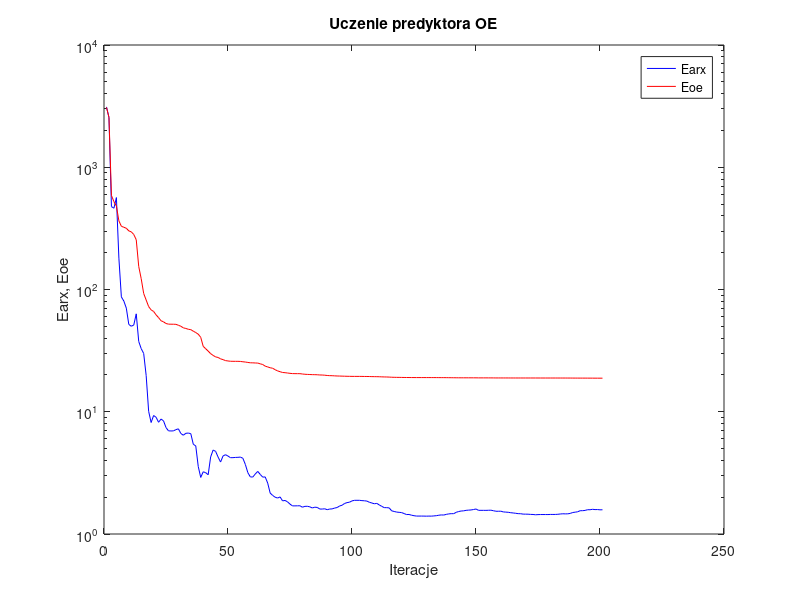
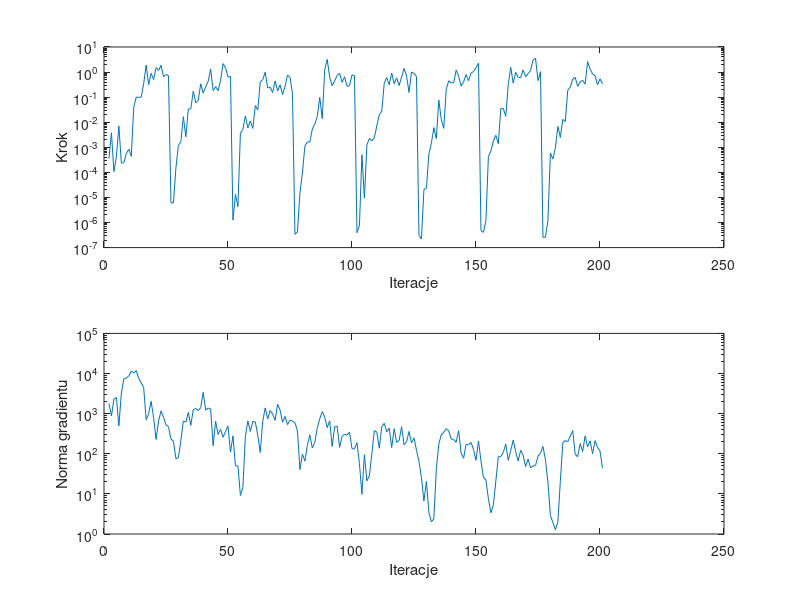

These figures' MATLAB source, in order:
%uczenie predyktora oe
clear all;
n=0; farx(n+1)=3.117366e+003; foe(n+1)=3.089631e+003; wspucz(n+1)=0.000000e+000; ng(n+1)=0.000000e+000;
%odnowa zmiennej metryki
n=1; farx(n+1)=2.548719e+003; foe(n+1)=2.564588e+003; krok(n+1)=3.534374e-004; ng(n+1)=1.788143e+003;
n=2; farx(n+1)=4.764612e+002; foe(n+1)=5.877811e+002; krok(n+1)=3.816075e-003; ng(n+1)=8.753729e+002;
n=3; farx(n+1)=4.623189e+002; foe(n+1)=5.229704e+002; krok(n+1)=1.067624e-004; ng(n+1)=2.304153e+003;
n=4; farx(n+1)=5.650863e+002; foe(n+1)=4.812537e+002; krok(n+1)=4.235557e-004; ng(n+1)=2.522332e+003;
n=5; farx(n+1)=1.805493e+002; foe(n+1)=3.644767e+002; krok(n+1)=7.117955e-003; ng(n+1)=4.930392e+002;
n=6; farx(n+1)=8.701960e+001; foe(n+1)=3.289185e+002; krok(n+1)=2.326282e-004; ng(n+1)=3.289881e+003;
n=7; farx(n+1)=8.041404e+001; foe(n+1)=3.229583e+002; krok(n+1)=2.450232e-004; ng(n+1)=7.302985e+003;
n=8; farx(n+1)=7.038781e+001; foe(n+1)=3.169381e+002; krok(n+1)=5.635193e-004; ng(n+1)=7.734667e+003;
n=9; farx(n+1)=5.178088e+001; foe(n+1)=3.016014e+002; krok(n+1)=8.336543e-004; ng(n+1)=8.710964e+003;
n=10; farx(n+1)=5.006474e+001; foe(n+1)=2.962036e+002; krok(n+1)=4.395065e-004; ng(n+1)=1.143711e+004;
n=11; farx(n+1)=5.121318e+001; foe(n+1)=2.819219e+002; krok(n+1)=3.961637e-002; ng(n+1)=1.031961e+004;
n=12; farx(n+1)=6.322678e+001; foe(n+1)=2.553646e+002; krok(n+1)=1.008497e-001; ng(n+1)=1.181237e+004;
n=13; farx(n+1)=3.759387e+001; foe(n+1)=1.543688e+002; krok(n+1)=9.781251e-002; ng(n+1)=7.614930e+003;
n=14; farx(n+1)=3.283795e+001; foe(n+1)=1.226268e+002; krok(n+1)=1.001107e-001; ng(n+1)=5.828008e+003;
n=15; farx(n+1)=2.997716e+001; foe(n+1)=9.274454e+001; krok(n+1)=3.465039e-001; ng(n+1)=4.453480e+003;
n=16; farx(n+1)=1.979962e+001; foe(n+1)=8.202380e+001; krok(n+1)=1.890784e+000; ng(n+1)=7.089864e+002;
n=17; farx(n+1)=1.008036e+001; foe(n+1)=7.248123e+001; krok(n+1)=3.118100e-001; ng(n+1)=9.967931e+002;
n=18; farx(n+1)=8.166176e+000; foe(n+1)=6.815764e+001; krok(n+1)=8.904025e-001; ng(n+1)=2.036506e+003;
n=19; farx(n+1)=9.315758e+000; foe(n+1)=6.612511e+001; krok(n+1)=5.045340e-001; ng(n+1)=7.877495e+002;
n=20; farx(n+1)=9.017333e+000; foe(n+1)=6.205385e+001; krok(n+1)=1.497514e+000; ng(n+1)=2.274884e+002;
n=21; farx(n+1)=8.204096e+000; foe(n+1)=5.887293e+001; krok(n+1)=1.164353e+000; ng(n+1)=6.541356e+002;
n=22; farx(n+1)=8.716634e+000; foe(n+1)=5.551568e+001; krok(n+1)=1.841069e+000; ng(n+1)=1.171985e+003;
n=23; farx(n+1)=8.423606e+000; foe(n+1)=5.438088e+001; krok(n+1)=6.522451e-001; ng(n+1)=8.161378e+002;
n=24; farx(n+1)=7.424495e+000; foe(n+1)=5.270889e+001; krok(n+1)=8.008859e-001; ng(n+1)=5.207921e+002;
n=25; farx(n+1)=6.979291e+000; foe(n+1)=5.207470e+001; krok(n+1)=7.238598e-001; ng(n+1)=4.764015e+002;
%odnowa zmiennej metryki
n=26; farx(n+1)=6.964245e+000; foe(n+1)=5.202165e+001; krok(n+1)=6.086939e-006; ng(n+1)=2.317583e+002;
n=27; farx(n+1)=6.976593e+000; foe(n+1)=5.198591e+001; krok(n+1)=6.028428e-006; ng(n+1)=2.056863e+002;
n=28; farx(n+1)=7.141001e+000; foe(n+1)=5.190419e+001; krok(n+1)=1.540600e-004; ng(n+1)=7.482267e+001;
n=29; farx(n+1)=7.248725e+000; foe(n+1)=5.099448e+001; krok(n+1)=1.190569e-003; ng(n+1)=8.047159e+001;
n=30; farx(n+1)=6.633657e+000; foe(n+1)=5.003516e+001; krok(n+1)=1.667309e-003; ng(n+1)=2.171412e+002;
n=31; farx(n+1)=6.427689e+000; foe(n+1)=4.854644e+001; krok(n+1)=1.660195e-002; ng(n+1)=6.520765e+002;
n=32; farx(n+1)=6.663985e+000; foe(n+1)=4.801769e+001; krok(n+1)=2.616629e-003; ng(n+1)=6.147514e+002;
n=33; farx(n+1)=6.694290e+000; foe(n+1)=4.727727e+001; krok(n+1)=3.338729e-002; ng(n+1)=1.070644e+003;
n=34; farx(n+1)=6.617755e+000; foe(n+1)=4.694534e+001; krok(n+1)=3.432277e-002; ng(n+1)=5.108369e+002;
n=35; farx(n+1)=5.424317e+000; foe(n+1)=4.561918e+001; krok(n+1)=1.742650e-001; ng(n+1)=1.265015e+003;
n=36; farx(n+1)=5.252302e+000; foe(n+1)=4.444993e+001; krok(n+1)=6.002401e-002; ng(n+1)=1.337405e+003;
n=37; farx(n+1)=3.568115e+000; foe(n+1)=4.310362e+001; krok(n+1)=7.439834e-002; ng(n+1)=1.195080e+003;
n=38; farx(n+1)=2.902125e+000; foe(n+1)=4.064012e+001; krok(n+1)=3.421659e-001; ng(n+1)=1.421232e+003;
n=39; farx(n+1)=3.228142e+000; foe(n+1)=3.429083e+001; krok(n+1)=1.441658e-001; ng(n+1)=3.386030e+003;
n=40; farx(n+1)=3.175718e+000; foe(n+1)=3.276853e+001; krok(n+1)=2.624788e-001; ng(n+1)=1.221144e+003;
n=41; farx(n+1)=3.051687e+000; foe(n+1)=3.136186e+001; krok(n+1)=4.228884e-001; ng(n+1)=1.381818e+003;
n=42; farx(n+1)=4.270230e+000; foe(n+1)=2.986541e+001; krok(n+1)=1.322970e+000; ng(n+1)=1.301529e+003;
n=43; farx(n+1)=4.862455e+000; foe(n+1)=2.890310e+001; krok(n+1)=1.827549e-001; ng(n+1)=1.582190e+002;
n=44; farx(n+1)=4.743002e+000; foe(n+1)=2.809966e+001; krok(n+1)=2.635881e-001; ng(n+1)=6.477930e+002;
n=45; farx(n+1)=4.262182e+000; foe(n+1)=2.780982e+001; krok(n+1)=1.809649e-001; ng(n+1)=3.042887e+002;
n=46; farx(n+1)=3.878861e+000; foe(n+1)=2.708285e+001; krok(n+1)=4.641165e-001; ng(n+1)=4.056449e+002;
n=47; farx(n+1)=4.348052e+000; foe(n+1)=2.669153e+001; krok(n+1)=2.172575e+000; ng(n+1)=2.578870e+002;
n=48; farx(n+1)=4.453607e+000; foe(n+1)=2.620629e+001; krok(n+1)=1.492310e+000; ng(n+1)=3.580507e+002;
n=49; farx(n+1)=4.340858e+000; foe(n+1)=2.602411e+001; krok(n+1)=6.305900e-001; ng(n+1)=4.880510e+002;
n=50; farx(n+1)=4.209531e+000; foe(n+1)=2.588204e+001; krok(n+1)=6.710813e-001; ng(n+1)=1.099915e+002;
%odnowa zmiennej metryki
n=51; farx(n+1)=4.212821e+000; foe(n+1)=2.586150e+001; krok(n+1)=1.256299e-006; ng(n+1)=2.795110e+002;
n=52; farx(n+1)=4.230658e+000; foe(n+1)=2.585217e+001; krok(n+1)=1.331856e-005; ng(n+1)=5.029525e+001;
n=53; farx(n+1)=4.237308e+000; foe(n+1)=2.585041e+001; krok(n+1)=4.316184e-006; ng(n+1)=4.961958e+001;
n=54; farx(n+1)=4.258215e+000; foe(n+1)=2.580131e+001; krok(n+1)=3.677109e-003; ng(n+1)=9.153416e+000;
n=55; farx(n+1)=4.162642e+000; foe(n+1)=2.563821e+001; krok(n+1)=5.162776e-003; ng(n+1)=1.447269e+001;
n=56; farx(n+1)=3.704201e+000; foe(n+1)=2.550688e+001; krok(n+1)=1.785641e-002; ng(n+1)=2.681830e+002;
n=57; farx(n+1)=3.175377e+000; foe(n+1)=2.531745e+001; krok(n+1)=5.946996e-003; ng(n+1)=6.574022e+002;
n=58; farx(n+1)=2.932138e+000; foe(n+1)=2.514609e+001; krok(n+1)=1.121665e-002; ng(n+1)=3.612778e+002;
n=59; farx(n+1)=2.923000e+000; foe(n+1)=2.512686e+001; krok(n+1)=5.654998e-003; ng(n+1)=6.378188e+002;
n=60; farx(n+1)=3.097251e+000; foe(n+1)=2.506034e+001; krok(n+1)=4.614317e-002; ng(n+1)=6.213665e+002;
n=61; farx(n+1)=3.251731e+000; foe(n+1)=2.501506e+001; krok(n+1)=3.072094e-002; ng(n+1)=2.899369e+002;
n=62; farx(n+1)=3.071304e+000; foe(n+1)=2.466270e+001; krok(n+1)=4.065930e-001; ng(n+1)=1.077798e+002;
n=63; farx(n+1)=2.920032e+000; foe(n+1)=2.434565e+001; krok(n+1)=4.977762e-001; ng(n+1)=6.471618e+002;
n=64; farx(n+1)=2.929799e+000; foe(n+1)=2.361137e+001; krok(n+1)=9.872312e-001; ng(n+1)=1.392306e+003;
n=65; farx(n+1)=2.609420e+000; foe(n+1)=2.326466e+001; krok(n+1)=2.320583e-001; ng(n+1)=7.345991e+002;
n=66; farx(n+1)=2.163459e+000; foe(n+1)=2.290038e+001; krok(n+1)=2.519998e-001; ng(n+1)=1.203987e+003;
n=67; farx(n+1)=2.069024e+000; foe(n+1)=2.269782e+001; krok(n+1)=1.512759e-001; ng(n+1)=9.795298e+002;
n=68; farx(n+1)=1.999737e+000; foe(n+1)=2.208045e+001; krok(n+1)=4.406062e-001; ng(n+1)=6.814797e+002;
n=69; farx(n+1)=1.969164e+000; foe(n+1)=2.158777e+001; krok(n+1)=1.775417e-001; ng(n+1)=1.715980e+003;
n=70; farx(n+1)=2.010947e+000; foe(n+1)=2.126159e+001; krok(n+1)=3.106282e-001; ng(n+1)=1.238135e+003;
n=71; farx(n+1)=1.866379e+000; foe(n+1)=2.095082e+001; krok(n+1)=1.261335e-001; ng(n+1)=6.122097e+002;
n=72; farx(n+1)=1.881878e+000; foe(n+1)=2.087264e+001; krok(n+1)=2.682636e-001; ng(n+1)=8.520500e+002;
n=73; farx(n+1)=1.832967e+000; foe(n+1)=2.074754e+001; krok(n+1)=7.656580e-001; ng(n+1)=5.331348e+002;
n=74; farx(n+1)=1.755507e+000; foe(n+1)=2.061760e+001; krok(n+1)=6.113321e-001; ng(n+1)=6.852841e+002;
n=75; farx(n+1)=1.698539e+000; foe(n+1)=2.052097e+001; krok(n+1)=1.387085e-001; ng(n+1)=6.553996e+002;
%odnowa zmiennej metryki
n=76; farx(n+1)=1.699078e+000; foe(n+1)=2.050114e+001; krok(n+1)=3.372013e-007; ng(n+1)=5.982979e+002;
n=77; farx(n+1)=1.700397e+000; foe(n+1)=2.049357e+001; krok(n+1)=4.265413e-007; ng(n+1)=3.729415e+002;
n=78; farx(n+1)=1.702788e+000; foe(n+1)=2.049110e+001; krok(n+1)=1.486954e-005; ng(n+1)=4.040528e+001;
n=79; farx(n+1)=1.656593e+000; foe(n+1)=2.036257e+001; krok(n+1)=9.429965e-005; ng(n+1)=9.804148e+001;
n=80; farx(n+1)=1.683049e+000; foe(n+1)=2.025942e+001; krok(n+1)=1.120856e-003; ng(n+1)=6.565157e+001;
n=81; farx(n+1)=1.685873e+000; foe(n+1)=2.020765e+001; krok(n+1)=1.636169e-003; ng(n+1)=1.630877e+002;
n=82; farx(n+1)=1.667778e+000; foe(n+1)=2.016660e+001; krok(n+1)=1.611746e-003; ng(n+1)=2.962938e+002;
n=83; farx(n+1)=1.633647e+000; foe(n+1)=2.011838e+001; krok(n+1)=5.368339e-003; ng(n+1)=1.392399e+002;
n=84; farx(n+1)=1.657198e+000; foe(n+1)=2.010445e+001; krok(n+1)=8.383236e-003; ng(n+1)=1.915659e+002;
n=85; farx(n+1)=1.649437e+000; foe(n+1)=2.007231e+001; krok(n+1)=1.713076e-002; ng(n+1)=4.381114e+002;
n=86; farx(n+1)=1.600453e+000; foe(n+1)=1.999368e+001; krok(n+1)=9.809225e-002; ng(n+1)=7.532772e+002;
n=87; farx(n+1)=1.599745e+000; foe(n+1)=1.997473e+001; krok(n+1)=1.389524e-002; ng(n+1)=1.119475e+003;
n=88; farx(n+1)=1.608287e+000; foe(n+1)=1.990549e+001; krok(n+1)=1.247240e+000; ng(n+1)=8.187384e+002;
n=89; farx(n+1)=1.580226e+000; foe(n+1)=1.979927e+001; krok(n+1)=3.217214e+000; ng(n+1)=4.469292e+002;
n=90; farx(n+1)=1.600604e+000; foe(n+1)=1.974092e+001; krok(n+1)=6.201675e-001; ng(n+1)=6.636584e+002;
n=91; farx(n+1)=1.604427e+000; foe(n+1)=1.972004e+001; krok(n+1)=2.828655e-001; ng(n+1)=1.522201e+002;
n=92; farx(n+1)=1.630407e+000; foe(n+1)=1.966065e+001; krok(n+1)=4.448787e-001; ng(n+1)=4.697305e+002;
n=93; farx(n+1)=1.645688e+000; foe(n+1)=1.961558e+001; krok(n+1)=7.310195e-001; ng(n+1)=4.878700e+002;
n=94; farx(n+1)=1.695907e+000; foe(n+1)=1.958879e+001; krok(n+1)=8.904025e-001; ng(n+1)=1.440084e+002;
n=95; farx(n+1)=1.718934e+000; foe(n+1)=1.956054e+001; krok(n+1)=3.886554e-001; ng(n+1)=2.716032e+002;
n=96; farx(n+1)=1.777332e+000; foe(n+1)=1.952970e+001; krok(n+1)=6.524460e-001; ng(n+1)=3.037425e+002;
n=97; farx(n+1)=1.806217e+000; foe(n+1)=1.950615e+001; krok(n+1)=2.710777e-001; ng(n+1)=2.946939e+002;
n=98; farx(n+1)=1.821045e+000; foe(n+1)=1.948701e+001; krok(n+1)=2.866206e-001; ng(n+1)=3.428061e+002;
n=99; farx(n+1)=1.865628e+000; foe(n+1)=1.947247e+001; krok(n+1)=7.709580e-001; ng(n+1)=1.331394e+002;
n=100; farx(n+1)=1.885917e+000; foe(n+1)=1.946607e+001; krok(n+1)=7.271671e-001; ng(n+1)=1.321631e+002;
%odnowa zmiennej metryki
n=101; farx(n+1)=1.886343e+000; foe(n+1)=1.946400e+001; krok(n+1)=3.915035e-007; ng(n+1)=1.886491e+002;
n=102; farx(n+1)=1.886241e+000; foe(n+1)=1.946363e+001; krok(n+1)=7.671845e-007; ng(n+1)=5.689234e+001;
n=103; farx(n+1)=1.875413e+000; foe(n+1)=1.945691e+001; krok(n+1)=5.067685e-004; ng(n+1)=9.748275e+000;
n=104; farx(n+1)=1.869834e+000; foe(n+1)=1.943949e+001; krok(n+1)=9.410994e-006; ng(n+1)=9.417073e+001;
n=105; farx(n+1)=1.859098e+000; foe(n+1)=1.943043e+001; krok(n+1)=1.255562e-003; ng(n+1)=2.114802e+001;
n=106; farx(n+1)=1.818523e+000; foe(n+1)=1.941493e+001; krok(n+1)=2.223715e-003; ng(n+1)=2.820013e+001;
n=107; farx(n+1)=1.793046e+000; foe(n+1)=1.938512e+001; krok(n+1)=1.812955e-003; ng(n+1)=9.933731e+001;
n=108; farx(n+1)=1.767306e+000; foe(n+1)=1.937098e+001; krok(n+1)=2.409214e-003; ng(n+1)=3.766100e+002;
n=109; farx(n+1)=1.780113e+000; foe(n+1)=1.935852e+001; krok(n+1)=7.119007e-003; ng(n+1)=3.470535e+002;
n=110; farx(n+1)=1.729160e+000; foe(n+1)=1.933654e+001; krok(n+1)=2.001452e-002; ng(n+1)=1.372058e+002;
n=111; farx(n+1)=1.683824e+000; foe(n+1)=1.929501e+001; krok(n+1)=2.812841e-002; ng(n+1)=4.684192e+002;
n=112; farx(n+1)=1.642877e+000; foe(n+1)=1.926564e+001; krok(n+1)=3.550835e-001; ng(n+1)=5.753941e+002;
n=113; farx(n+1)=1.642605e+000; foe(n+1)=1.924817e+001; krok(n+1)=6.088496e-001; ng(n+1)=3.545180e+002;
n=114; farx(n+1)=1.634653e+000; foe(n+1)=1.921132e+001; krok(n+1)=3.098659e-001; ng(n+1)=4.389030e+002;
n=115; farx(n+1)=1.546962e+000; foe(n+1)=1.915820e+001; krok(n+1)=9.205345e-001; ng(n+1)=1.427306e+002;
n=116; farx(n+1)=1.528761e+000; foe(n+1)=1.913296e+001; krok(n+1)=3.444314e-001; ng(n+1)=4.226662e+002;
n=117; farx(n+1)=1.511428e+000; foe(n+1)=1.911214e+001; krok(n+1)=5.900599e-001; ng(n+1)=1.932917e+002;
n=118; farx(n+1)=1.503960e+000; foe(n+1)=1.910488e+001; krok(n+1)=2.910883e-001; ng(n+1)=2.142987e+002;
n=119; farx(n+1)=1.496813e+000; foe(n+1)=1.908967e+001; krok(n+1)=6.400584e-001; ng(n+1)=4.718460e+002;
n=120; farx(n+1)=1.470242e+000; foe(n+1)=1.907211e+001; krok(n+1)=1.402391e+000; ng(n+1)=1.674790e+002;
n=121; farx(n+1)=1.442472e+000; foe(n+1)=1.906060e+001; krok(n+1)=6.954939e-001; ng(n+1)=1.990262e+002;
n=122; farx(n+1)=1.444900e+000; foe(n+1)=1.905542e+001; krok(n+1)=1.536116e-001; ng(n+1)=3.602116e+002;
n=123; farx(n+1)=1.425049e+000; foe(n+1)=1.904489e+001; krok(n+1)=1.006076e+000; ng(n+1)=1.871217e+002;
n=124; farx(n+1)=1.411581e+000; foe(n+1)=1.904040e+001; krok(n+1)=8.727420e-001; ng(n+1)=2.485436e+002;
n=125; farx(n+1)=1.401919e+000; foe(n+1)=1.903704e+001; krok(n+1)=6.698571e-001; ng(n+1)=1.225758e+002;
%odnowa zmiennej metryki
n=126; farx(n+1)=1.401903e+000; foe(n+1)=1.903682e+001; krok(n+1)=3.000745e-007; ng(n+1)=6.451899e+001;
n=127; farx(n+1)=1.401872e+000; foe(n+1)=1.903679e+001; krok(n+1)=2.241447e-007; ng(n+1)=2.532963e+001;
n=128; farx(n+1)=1.401174e+000; foe(n+1)=1.903668e+001; krok(n+1)=2.063495e-005; ng(n+1)=6.624969e+000;
n=129; farx(n+1)=1.399216e+000; foe(n+1)=1.903482e+001; krok(n+1)=2.343658e-005; ng(n+1)=2.037851e+001;
n=130; farx(n+1)=1.401526e+000; foe(n+1)=1.903412e+001; krok(n+1)=5.440190e-004; ng(n+1)=3.495489e+000;
n=131; farx(n+1)=1.400051e+000; foe(n+1)=1.903352e+001; krok(n+1)=1.457389e-003; ng(n+1)=1.998714e+000;
n=132; farx(n+1)=1.406017e+000; foe(n+1)=1.903134e+001; krok(n+1)=6.099924e-003; ng(n+1)=2.400428e+000;
n=133; farx(n+1)=1.411931e+000; foe(n+1)=1.902849e+001; krok(n+1)=2.213894e-003; ng(n+1)=4.203629e+001;
n=134; farx(n+1)=1.424196e+000; foe(n+1)=1.901953e+001; krok(n+1)=7.672268e-002; ng(n+1)=1.748001e+002;
n=135; farx(n+1)=1.432383e+000; foe(n+1)=1.901545e+001; krok(n+1)=1.285062e-002; ng(n+1)=2.977558e+002;
n=136; farx(n+1)=1.429227e+000; foe(n+1)=1.901495e+001; krok(n+1)=5.680993e-003; ng(n+1)=3.429771e+002;
n=137; farx(n+1)=1.447415e+000; foe(n+1)=1.900735e+001; krok(n+1)=2.097829e-001; ng(n+1)=4.194961e+002;
n=138; farx(n+1)=1.460024e+000; foe(n+1)=1.899453e+001; krok(n+1)=4.500546e-001; ng(n+1)=3.727233e+002;
n=139; farx(n+1)=1.466988e+000; foe(n+1)=1.898571e+001; krok(n+1)=3.693268e-001; ng(n+1)=2.333767e+002;
n=140; farx(n+1)=1.465973e+000; foe(n+1)=1.897641e+001; krok(n+1)=3.745525e-001; ng(n+1)=2.265160e+002;
n=141; farx(n+1)=1.504275e+000; foe(n+1)=1.896515e+001; krok(n+1)=1.201404e+000; ng(n+1)=1.933716e+002;
n=142; farx(n+1)=1.527003e+000; foe(n+1)=1.895739e+001; krok(n+1)=6.857223e-001; ng(n+1)=3.768457e+002;
n=143; farx(n+1)=1.541574e+000; foe(n+1)=1.895505e+001; krok(n+1)=2.781623e-001; ng(n+1)=1.045184e+002;
n=144; farx(n+1)=1.546961e+000; foe(n+1)=1.895322e+001; krok(n+1)=4.096582e-001; ng(n+1)=7.741686e+001;
n=145; farx(n+1)=1.561286e+000; foe(n+1)=1.895196e+001; krok(n+1)=7.926233e-001; ng(n+1)=1.721159e+002;
n=146; farx(n+1)=1.568096e+000; foe(n+1)=1.895125e+001; krok(n+1)=4.480580e-001; ng(n+1)=1.676972e+002;
n=147; farx(n+1)=1.572667e+000; foe(n+1)=1.895034e+001; krok(n+1)=9.073805e-001; ng(n+1)=1.919987e+002;
n=148; farx(n+1)=1.585986e+000; foe(n+1)=1.894874e+001; krok(n+1)=1.049915e+000; ng(n+1)=1.279075e+002;
n=149; farx(n+1)=1.602053e+000; foe(n+1)=1.894406e+001; krok(n+1)=1.476581e+000; ng(n+1)=6.876786e+001;
n=150; farx(n+1)=1.561896e+000; foe(n+1)=1.892900e+001; krok(n+1)=2.254461e+000; ng(n+1)=2.087348e+002;
%odnowa zmiennej metryki
n=151; farx(n+1)=1.561626e+000; foe(n+1)=1.892872e+001; krok(n+1)=4.738358e-007; ng(n+1)=6.649467e+001;
n=152; farx(n+1)=1.561494e+000; foe(n+1)=1.892867e+001; krok(n+1)=4.059391e-007; ng(n+1)=2.578595e+001;
n=153; farx(n+1)=1.560925e+000; foe(n+1)=1.892860e+001; krok(n+1)=1.170695e-006; ng(n+1)=2.218474e+001;
n=154; farx(n+1)=1.563615e+000; foe(n+1)=1.892355e+001; krok(n+1)=4.342261e-004; ng(n+1)=7.509839e+000;
n=155; farx(n+1)=1.566430e+000; foe(n+1)=1.892229e+001; krok(n+1)=7.034667e-004; ng(n+1)=3.375030e+000;
n=156; farx(n+1)=1.550863e+000; foe(n+1)=1.891744e+001; krok(n+1)=1.772228e-003; ng(n+1)=5.333644e+000;
n=157; farx(n+1)=1.535214e+000; foe(n+1)=1.890513e+001; krok(n+1)=2.998733e-003; ng(n+1)=2.103610e+001;
n=158; farx(n+1)=1.534510e+000; foe(n+1)=1.890501e+001; krok(n+1)=1.387045e-003; ng(n+1)=8.419133e+001;
n=159; farx(n+1)=1.536891e+000; foe(n+1)=1.890450e+001; krok(n+1)=3.497807e-002; ng(n+1)=8.534486e+001;
n=160; farx(n+1)=1.516260e+000; foe(n+1)=1.890154e+001; krok(n+1)=3.500452e-002; ng(n+1)=1.082816e+002;
n=161; farx(n+1)=1.510352e+000; foe(n+1)=1.890093e+001; krok(n+1)=1.715934e-002; ng(n+1)=1.750863e+002;
n=162; farx(n+1)=1.505161e+000; foe(n+1)=1.889950e+001; krok(n+1)=3.160606e-001; ng(n+1)=6.861386e+001;
n=163; farx(n+1)=1.493417e+000; foe(n+1)=1.889392e+001; krok(n+1)=1.541916e+000; ng(n+1)=1.210255e+002;
n=164; farx(n+1)=1.486275e+000; foe(n+1)=1.889239e+001; krok(n+1)=3.655097e-001; ng(n+1)=2.182750e+002;
n=165; farx(n+1)=1.477364e+000; foe(n+1)=1.889047e+001; krok(n+1)=9.709405e-001; ng(n+1)=1.132607e+002;
n=166; farx(n+1)=1.467221e+000; foe(n+1)=1.888978e+001; krok(n+1)=6.212565e-001; ng(n+1)=6.617362e+001;
n=167; farx(n+1)=1.465481e+000; foe(n+1)=1.888904e+001; krok(n+1)=6.058278e-001; ng(n+1)=1.220394e+002;
n=168; farx(n+1)=1.454324e+000; foe(n+1)=1.888833e+001; krok(n+1)=1.221873e+000; ng(n+1)=9.135755e+001;
n=169; farx(n+1)=1.453238e+000; foe(n+1)=1.888816e+001; krok(n+1)=6.537835e-001; ng(n+1)=4.804304e+001;
n=170; farx(n+1)=1.452371e+000; foe(n+1)=1.888799e+001; krok(n+1)=8.649503e-001; ng(n+1)=7.352257e+001;
n=171; farx(n+1)=1.446426e+000; foe(n+1)=1.888779e+001; krok(n+1)=1.142810e+000; ng(n+1)=4.485298e+001;
n=172; farx(n+1)=1.444763e+000; foe(n+1)=1.888737e+001; krok(n+1)=3.018044e+000; ng(n+1)=4.976767e+001;
n=173; farx(n+1)=1.436235e+000; foe(n+1)=1.888611e+001; krok(n+1)=3.558573e+000; ng(n+1)=5.107376e+001;
n=174; farx(n+1)=1.441188e+000; foe(n+1)=1.888525e+001; krok(n+1)=4.543926e-001; ng(n+1)=8.704847e+001;
n=175; farx(n+1)=1.443050e+000; foe(n+1)=1.888110e+001; krok(n+1)=1.034903e+000; ng(n+1)=1.035121e+002;
%odnowa zmiennej metryki
n=176; farx(n+1)=1.443048e+000; foe(n+1)=1.888015e+001; krok(n+1)=2.576568e-007; ng(n+1)=1.522765e+002;
n=177; farx(n+1)=1.442887e+000; foe(n+1)=1.887999e+001; krok(n+1)=2.576748e-007; ng(n+1)=7.109969e+001;
n=178; farx(n+1)=1.442431e+000; foe(n+1)=1.887993e+001; krok(n+1)=1.171963e-006; ng(n+1)=1.935495e+001;
n=179; farx(n+1)=1.445903e+000; foe(n+1)=1.887943e+001; krok(n+1)=5.916287e-004; ng(n+1)=2.878743e+000;
n=180; farx(n+1)=1.445303e+000; foe(n+1)=1.887930e+001; krok(n+1)=3.411214e-004; ng(n+1)=1.948398e+000;
n=181; farx(n+1)=1.445635e+000; foe(n+1)=1.887916e+001; krok(n+1)=9.289576e-004; ng(n+1)=1.275750e+000;
n=182; farx(n+1)=1.449735e+000; foe(n+1)=1.887816e+001; krok(n+1)=6.776891e-003; ng(n+1)=1.968017e+000;
n=183; farx(n+1)=1.457818e+000; foe(n+1)=1.887530e+001; krok(n+1)=2.484848e-003; ng(n+1)=2.030397e+001;
n=184; farx(n+1)=1.463888e+000; foe(n+1)=1.887449e+001; krok(n+1)=1.289397e-002; ng(n+1)=1.860363e+002;
n=185; farx(n+1)=1.460787e+000; foe(n+1)=1.887396e+001; krok(n+1)=1.053841e-002; ng(n+1)=2.134816e+002;
n=186; farx(n+1)=1.462547e+000; foe(n+1)=1.886980e+001; krok(n+1)=1.892883e-001; ng(n+1)=1.991575e+002;
n=187; farx(n+1)=1.473523e+000; foe(n+1)=1.886730e+001; krok(n+1)=2.515191e-001; ng(n+1)=2.741770e+002;
n=188; farx(n+1)=1.499552e+000; foe(n+1)=1.885712e+001; krok(n+1)=5.235795e-001; ng(n+1)=3.791397e+002;
n=189; farx(n+1)=1.508581e+000; foe(n+1)=1.885312e+001; krok(n+1)=6.122388e-001; ng(n+1)=9.663699e+001;
n=190; farx(n+1)=1.519595e+000; foe(n+1)=1.885126e+001; krok(n+1)=2.672252e-001; ng(n+1)=8.439608e+001;
n=191; farx(n+1)=1.550665e+000; foe(n+1)=1.884671e+001; krok(n+1)=4.102061e-001; ng(n+1)=1.786740e+002;
n=192; farx(n+1)=1.551610e+000; foe(n+1)=1.884553e+001; krok(n+1)=4.714530e-001; ng(n+1)=1.139929e+002;
n=193; farx(n+1)=1.559577e+000; foe(n+1)=1.884396e+001; krok(n+1)=3.304177e-001; ng(n+1)=2.752346e+002;
n=194; farx(n+1)=1.580714e+000; foe(n+1)=1.884064e+001; krok(n+1)=2.621320e+000; ng(n+1)=1.496990e+002;
n=195; farx(n+1)=1.579322e+000; foe(n+1)=1.883779e+001; krok(n+1)=1.321671e+000; ng(n+1)=2.109759e+002;
n=196; farx(n+1)=1.592551e+000; foe(n+1)=1.883326e+001; krok(n+1)=8.375141e-001; ng(n+1)=1.004268e+002;
n=197; farx(n+1)=1.583436e+000; foe(n+1)=1.882624e+001; krok(n+1)=7.178655e-001; ng(n+1)=2.127935e+002;
n=198; farx(n+1)=1.585217e+000; foe(n+1)=1.882414e+001; krok(n+1)=3.106282e-001; ng(n+1)=1.460238e+002;
n=199; farx(n+1)=1.576752e+000; foe(n+1)=1.882258e+001; krok(n+1)=5.352190e-001; ng(n+1)=1.169100e+002;
n=200; farx(n+1)=1.578319e+000; foe(n+1)=1.882095e+001; krok(n+1)=3.388866e-001; ng(n+1)=4.400763e+001;

figure; semilogy(farx,'b'); hold on; semilogy(foe,'r'); xlabel('Iteracje'); ylabel('Earx, Eoe'); legend('Earx','Eoe'); title('Uczenie predyktora OE');
figure; subplot(2,1,1); semilogy(krok); xlabel('Iteracje'); ylabel('Krok');
subplot(2,1,2); semilogy(ng); xlabel('Iteracje'); ylabel('Norma gradientu');
Earx=farx(n+1)
Eoe=foe(n+1)
